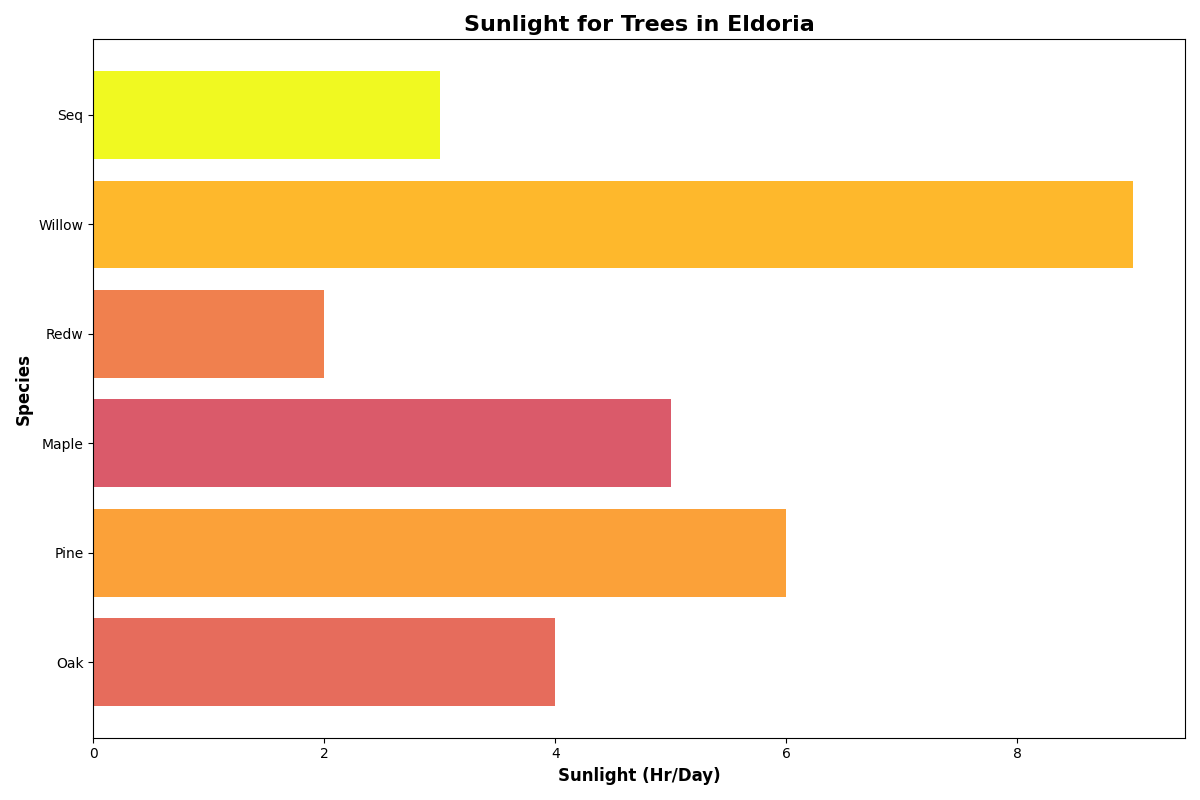

Recreate this plot in Python.
import matplotlib.pyplot as plt
import numpy as np

# Updated species list
species = ['Oak', 'Pine', 'Maple', 'Redw', 'Willow', 'Seq']

# Updated data arrays
sunlight_hrs = np.array([4, 6, 5, 2, 9, 3])
prev = np.array([200, 250, 180, 220, 270, 320])

plt.figure(figsize=(12, 8))
plt.barh(species, sunlight_hrs, color=plt.cm.plasma(prev/max(prev)))

plt.title('Sunlight for Trees in Eldoria', fontsize=16, fontweight='bold')
plt.xlabel('Sunlight (Hr/Day)', fontsize=12, fontweight='bold')
plt.ylabel('Species', fontsize=12, fontweight='bold')

plt.tight_layout()
plt.show()
